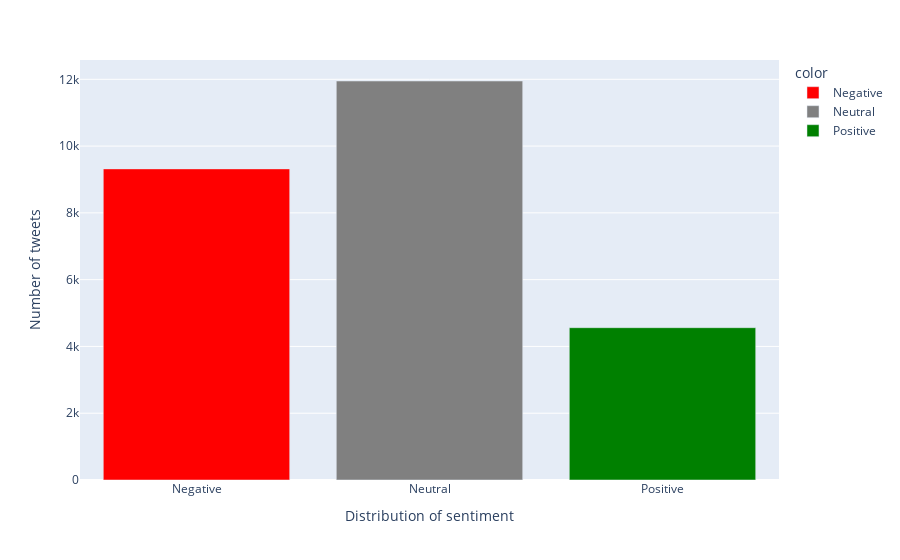

Notebook source saved alongside this figure:
### Code cell
tweet_polarity = px.bar(x = ["Negative", "Neutral" ,"Positive"], 
                    y = [len(pos),len(neutrals),len(neg)], 
                    title = '', 
                    labels = dict(x = 'Distribution of sentiment', y = 'Number of tweets'),
                    color = ["Negative", "Neutral" ,"Positive"],
                    color_discrete_sequence=["red", "grey", "green"])
                    
tweet_polarity.show()

### Figure 1 — Plotly figure (JSON) as saved in the notebook; plotly's stock layout.template omitted (floating-point values rounded to 4 significant figures)
{"data": [{"alignmentgroup": "True", "hovertemplate": "color=Negative<br>Distribution of sentiment=%{x}<br>Number of tweets=%{y}<extra></extra>", "legendgroup": "Negative", "marker": {"color": "red"}, "name": "Negative", "offsetgroup": "Negative", "orientation": "v", "showlegend": true, "textposition": "auto", "type": "bar", "x": ["Negative"], "xaxis": "x", "y": [9317], "yaxis": "y"}, {"alignmentgroup": "True", "hovertemplate": "color=Neutral<br>Distribution of sentiment=%{x}<br>Number of tweets=%{y}<extra></extra>", "legendgroup": "Neutral", "marker": {"color": "grey"}, "name": "Neutral", "offsetgroup": "Neutral", "orientation": "v", "showlegend": true, "textposition": "auto", "type": "bar", "x": ["Neutral"], "xaxis": "x", "y": [11949], "yaxis": "y"}, {"alignmentgroup": "True", "hovertemplate": "color=Positive<br>Distribution of sentiment=%{x}<br>Number of tweets=%{y}<extra></extra>", "legendgroup": "Positive", "marker": {"color": "green"}, "name": "Positive", "offsetgroup": "Positive", "orientation": "v", "showlegend": true, "textposition": "auto", "type": "bar", "x": ["Positive"], "xaxis": "x", "y": [4561], "yaxis": "y"}], "layout": {"barmode": "relative", "legend": {"title": {"text": "color"}, "tracegroupgap": 0}, "margin": {"t": 60}, "xaxis": {"anchor": "y", "domain": [0, 1], "title": {"text": "Distribution of sentiment"}}, "yaxis": {"anchor": "x", "domain": [0, 1], "title": {"text": "Number of tweets"}}}}
